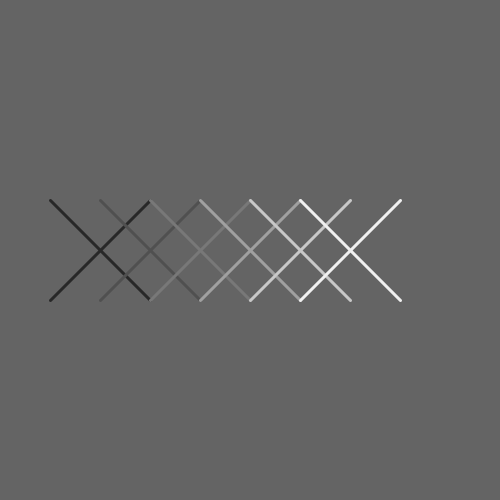
Frame 1 (no input)
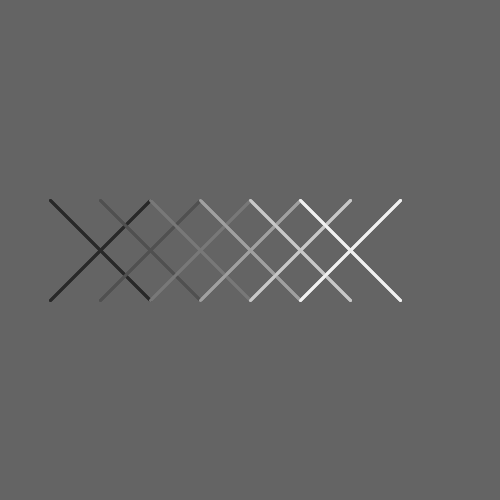
Frame 2 (the mouse pressed at the canvas centre, redrawn once)

The Processing sketch that drew these frames (run headless with seeded random() and noise(); the mouse was pressed at the canvas centre and the sketch redrawn once):

// Processing sketch: test_10_pde
// ── test_10_pde.pde
void setup() {
   size(500, 500);
   background(100);
   smooth();
   noLoop();
}

void draw() {
  strokeWeight(3);
  for(int i=1; i<8; i++) {
      stroke(40 * i);
      line(i * 50, 200, 150 + (i-1) * 50, 300);
      line(i * 50 + 100, 200, 50 + (i-1) * 50, 300);
  }
}
